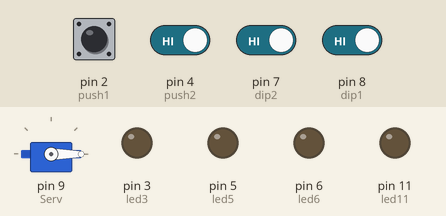
The sketch below on a simulated Arduino Uno, built with avr-gcc and run on an emulated ATmega328P. Shown: servo, output pins drawn as LEDs (lit = HIGH). Dashed ring = blinking. The test bench sets the inputs (shaded band); at power-on: pin 2 (push1), pin 4 (push2), pin 7 (dip2), pin 8 (dip1) HIGH. What the sketch prints to the serial monitor is not drawn.

Above: at 1.2 s.
1.3 s: pin 7 (dip2) driven LOW
4.5 s: pin 8 (dip1) driven LOW
At 6.2 s:
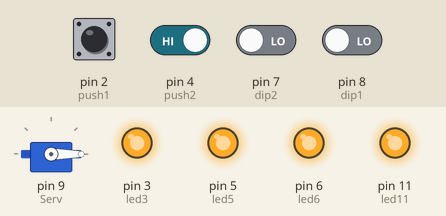
6.5 s: pin 2 (push1) pulled LOW for 1 s
At 9.0 s:
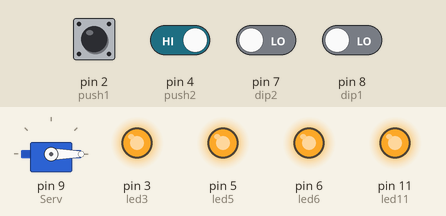
9.6 s: pin 2 (push1) pulled LOW for 1 s
At 11.9 s:
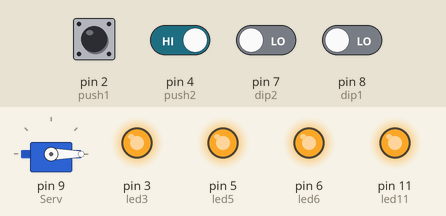
14.6 s: pin 4 (push2) driven LOW and pin 7 (dip2) driven HIGH
At 17.2 s:
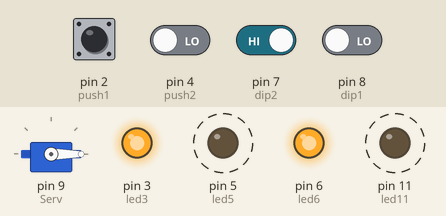
18.8 s: pin 4 (push2) driven HIGH
At 20.5 s:
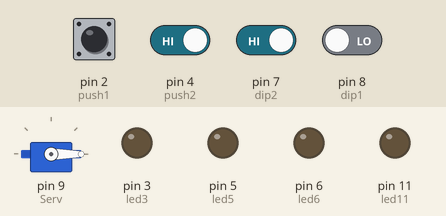
Timing chart, 0 to 22.0 s (numbered marks = the images above; inputs shaded):
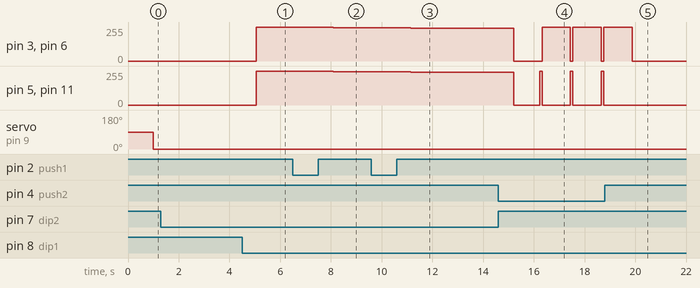

Measured:
- after the input at 1.3 s, every drawn part: stays the same
- after the input at 4.5 s, pin 3 (led3), pin 5 (led5), pin 6 (led6), pin 11 (led11): 0/255 → 255/255 after 0.56 s
- after the input at 6.5 s, pin 3 (led3), pin 5 (led5), pin 6 (led6), pin 11 (led11): 255/255 → 250/255 after 1.6 s
- after the input at 9.6 s, pin 3 (led3), pin 5 (led5), pin 6 (led6), pin 11 (led11): 250/255 → 245/255 after 1.5 s
- after the input at 14.6 s, pin 3 (led3), pin 6 (led6): 245/255 → 0/255 after 0.61 s, then repeats every 1.2 s: 255/255 1.1 s, 0/255 0.10 s; pin 5 (led5), pin 11 (led11): alternates 255/255 for 0.10 s and 0/255 for 1.1 s, starting after 0.61 s
- after the input at 18.8 s, pin 3 (led3), pin 6 (led6): goes on until 19.9 s, then stays 0/255; pin 5 (led5), pin 11 (led11): stops changing and stays 0/255

The sketch:

ArduinoFinal.ino
```cpp
/* Proyecto final de Taller de Introduccion a la Mecatronica
*   Juan Pablo Mora 15799,
*   Irvin R. Oliva 15816
*   Universidad del Valle Guatemala
*/


#include <Servo.h>

//Servo
Servo Serv; //Objeto Servo.
int potps; //inicializacion de variables sin valor (para usar despues).

//LEDS
int led3 = 3;
int led5 = 5;
int led6 = 6;
int led11 = 11;

//Dips
int dip1 = 8;
int dip2 = 7;

//Push
int push1=2; //variables de los Push, son = al # de pin. (ver Breadboard).
int push2=4;

//Other
int pot = 0;
int intens=255;//Valor de intensidad para los leds. Empezar intensidad al 50%
int val=analogRead(pot);//Lee potenciometro de 0-1023;

//SERIAL COMM

byte Send[] = {0,0,0,0,0,0,0,0,0}; // Leds-4 (0/255) Pot (0/255) Dips-2 (0/1) Push2(0/3)
byte Recv[] = {0, 0, 0, 0, 0, 0}; //Dip1,Dip2, Push1,Push2 (0/1), Slider (0/255)

void setup() {
  Serial.begin(9600);
  Serv.attach(9);  //Pin donde se encuentra el Servo
           /*-----Inicializacion de LEDs -------*/
  pinMode(led3, OUTPUT);//LED1
  pinMode(led5, OUTPUT);//LED2
  pinMode(led6, OUTPUT);//LED3
  pinMode(led11, OUTPUT);//LED4


           /*-----Inicializacion de Dips -------*/
  pinMode(dip1, INPUT_PULLUP);
  pinMode(dip2, INPUT_PULLUP);   //INPUT_PULLUP: El estado natural del pin es HIGH.


          /*-----Inicializacion de Push -------*/
  pinMode(push1,INPUT_PULLUP);
  pinMode(push2,INPUT_PULLUP);  //tenes que decirle al Arduino como usarlos.
                                //usamos INPUT_PULLUP Y NO INPUT, porque no tenemos 2k resistores (entonces usamos el interno como en los dip).

}

/************** Funciones ********************/

int funcNum()
{
  int suma = 4; //Dipswitch conecta pins a GND para ponerlos en LOW, hacemos conteo en reversa (if HIGH, restar a 'suma').
  if (digitalRead(dip1) == HIGH || Recv[0] == 1){
    Send[5] = 214;
    suma -= 1; // si dip1 == HIGH (switch off), suma = 4 -1 = 3; correr funcion 3.
  }
  if (digitalRead(dip2) == HIGH || Recv[1] == 1){
    Send[6] = 255;
    suma -= 2; // Si dip2 == HIGH, suma = 4 -2 = 2 correr funcion 2.
  }
  return suma;  //si Ningun pin esta conectado a GND, significa que los 2 dipswitches estan en 'OFF' y el resultado de 4 -2-1 = 1; entonces correr funcion 1.
               //si los 2 switches estan en LOW (switches ON), significa que a 'suma' no se le resta nada y 4 -0 = 4; correr funcion 4.

}

/************ Fin Funciones ******************/

void loop()
{
  Send[4] = val;
  //Serial.println(funcNum());
  int iVal1=digitalRead(push1); //podemos iniciar las variables localmente.
  int iVal2=digitalRead(push2); //Apachado ahora conecta a low  o negativo (ver Breadboard).
  //Funcion 1
  //DIP1==HIGH, DIP2==HIGH;

  serialEvent();

  if (funcNum() == 1){
  Serial.println(val);
  val = map(val,0,1023,0,180); //convertir voltaje del potenciometro 'pot' {0,1023} -> {0,180}

  //LEDS
  if (val <= 45 && val > 5){ // Activado si 'val' entre (0,45}.
    int valocal = map(val,0,45,0,255); //Variable local, convierte 'val' entre {0,45} -> {0,255}
    analogWrite(led3,valocal);
    digitalWrite(led5,LOW);
    digitalWrite(led6,LOW);
    digitalWrite(led11,LOW);
    UpdateLeds(valocal,0,0,0);

  }else if (val > 45 && val <= 90){ // Activado si 'val' entre (45,90}.
    int valocal = map(val,46,90,0,255);
    digitalWrite(led3,HIGH);
    analogWrite(led5,valocal);
    digitalWrite(led6,LOW);
    digitalWrite(led11,LOW);
    UpdateLeds(255,valocal,0,0);
  }else if(val > 90 && val <= 135){ // Activado si 'val' entre (90,135}.
    int valocal = map(val,90,135,0,255);
    digitalWrite(led3,HIGH);
    digitalWrite(led5,HIGH);
    analogWrite(led6,valocal);
    digitalWrite(led11,LOW);
    UpdateLeds(255,255,valocal,0);
  } else if(val >135 && val <= 180){ // Activado si 'val' entre (135,180}.
    int valocal = map(val,135,180,0,255);
    digitalWrite(led3,HIGH);
    digitalWrite(led5,HIGH);
    digitalWrite(led6,HIGH);
    analogWrite(led11,valocal);
    UpdateLeds(255,255,255,valocal);
  }else{     //       /      /      /  Si 'val' == 0 apagar todos los LEDs
    digitalWrite(led3,LOW);
    digitalWrite(led5,LOW);
    digitalWrite(led6,LOW);
    digitalWrite(led11,LOW);
    UpdateLeds(0,0,0,0);
  }
  Serv.write(val); //Enviar posicion de 'val' (0-180) al servo.

  //Funcion 2
    //Dip1==LOW; Dp2==High; 0 + 2 = 2
  }
  else if(funcNum() == 2)
  {
    if(iVal1==LOW && iVal2 == HIGH)   //Asegurarnos que **SOLO 1** se esta apachando o las dos condiciones se vuelven 'true'
                  //mientras el push esta apachado, es LOW
                  //DigitalRead se tiene que comparar con HIGH o LOW, analog se compara con numeros.
  {
    digitalWrite(led3,HIGH);
    digitalWrite(led5,HIGH);
    digitalWrite(led6,HIGH);
    digitalWrite(led11,HIGH);
    UpdateLeds(255,255,255,255);
    delay(100);

  // LEDs estaran encendidos por 100ms, hay que apagarlos por 100ms para que 'titilen'.

    digitalWrite(led3,LOW);
    digitalWrite(led5,LOW);
    digitalWrite(led6,LOW);
    digitalWrite(led11,LOW);
    UpdateLeds(0,0,0,0);
    delay(100);
  }
    else if(iVal2==LOW && iVal1==HIGH)
  {
    digitalWrite(led3,LOW);
    digitalWrite(led5,HIGH);
    digitalWrite(led6,LOW);
    digitalWrite(led11,HIGH);
    UpdateLeds(0,255,0,255);
    delay(100);

    digitalWrite(led3,HIGH);
    digitalWrite(led5,LOW);
    digitalWrite(led6,HIGH);
    digitalWrite(led11,LOW);
    UpdateLeds(255,0,255,0);
    delay(100);
  }
    else //mientras no pasada nada, todo apagado(high)
  {
    digitalWrite(led3,LOW);
    digitalWrite(led5,LOW);
    digitalWrite(led6,LOW);
    digitalWrite(led11,LOW);
  }

  }
  //Funcion 3
    //Dip1==HIGH;Dip2==Low; 4-1-0=3;
  else if(funcNum() == 3)
  {
    if (iVal1==LOW && iVal2==HIGH)
    //mientras push1 sea precionado, cumplira con la condicion
    {
      digitalWrite(led3,HIGH);
      digitalWrite(led5,HIGH);
      digitalWrite(led6,HIGH);
      digitalWrite(led11,HIGH);
      UpdateLeds(255,255,255,255);
      delay(val);

  // LEDs estaran encendidos por el valor del potenciometro y se apagaran por el valor del potenciometro

      digitalWrite(led3,LOW);
      digitalWrite(led5,LOW);
      digitalWrite(led6,LOW);
      digitalWrite(led11,LOW);
      UpdateLeds(0,0,0,0);
      delay(val);
    }
    else if(iVal1==HIGH && iVal2==LOW)
    //Mientras Push2 sea precionado, cumplira con la siguiente condicion
    {
      val=map(val,0,1023,0,180);//conviete val de 0-1023 a 0-180
      digitalWrite(led3,HIGH);
      digitalWrite(led5,HIGH);
      digitalWrite(led6,HIGH);
      digitalWrite(led11,HIGH);
      UpdateLeds(255,255,255,255);
      Serv.write(val); //Enviar posicion de 'val' (0-180) al servo.
    }
    else//si ambos push==HIGH, mantener todo apagado
     {
      digitalWrite(led3,LOW);
      digitalWrite(led5,LOW);
      digitalWrite(led6,LOW);
      digitalWrite(led11,LOW);
     }
     UpdateLeds(intens,intens,intens,intens);
  }
  //funcion 4
  else
  {
    //settea la intensidad a 255
    analogWrite(led3,intens);
    analogWrite(led5,intens);
    analogWrite(led6,intens);
    analogWrite(led11,intens);
    //Push 1 presionado, iniciara un conteo regresivo para quitarle intensidad al LED
    if(iVal1==LOW && iVal2==HIGH)
    {
      while(intens >5){
      intens -= 5;
        analogWrite(led3,intens);
        analogWrite(led5,intens);
        analogWrite(led6,intens);
        analogWrite(led11,intens);
        delay(5);
        break;
      }
      if (intens <= 5){
        digitalWrite(led3,LOW);
        digitalWrite(led5,LOW);
        digitalWrite(led6,LOW);
        digitalWrite(led11,LOW);
        intens = 5;
      }
    }
    //push2 presionado, iniciara un conteo para aumentar el birllo del LED
    else if(iVal1==HIGH && iVal2==LOW)
    {
      while(intens <250){
      intens += 5;
        analogWrite(led3,intens);
        analogWrite(led5,intens);
        analogWrite(led6,intens);
        analogWrite(led11,intens);
        delay(5);
        break;
      }
      if (intens >= 255){
        digitalWrite(led3,HIGH);
        digitalWrite(led5,HIGH);
        digitalWrite(led6,HIGH);
        digitalWrite(led11,HIGH);
        intens = 255;
      }
    }
    UpdateLeds(intens,intens,intens,intens);
  }
  delay(15);  //Esperara 15ms antes de reiniciar loop.
}

void UpdateLeds(int l1,int l2,int l3,int l4){
  Send[0] = l1;
  Send[1] = l2;
  Send[2] = l3;
  Send[3] = l4;
}

void serialEvent(){
 Serial.readBytes(Recv,6);
 Serial.write(Send,6);
}
```
